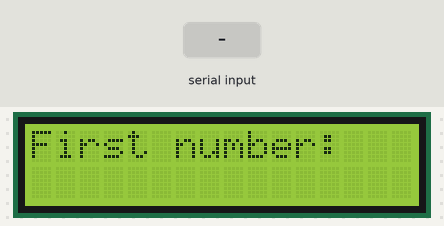
Bench run of a sketch on a simulated Arduino Uno, built with avr-gcc and run on an emulated ATmega328P. Parts: 16×2 character LCD. Inputs (shaded band) come from the test bench. What the sketch prints to the serial monitor is not drawn.

Above: at 1.2 s.
1.3 s: "+" received over Serial
At 2.6 s:
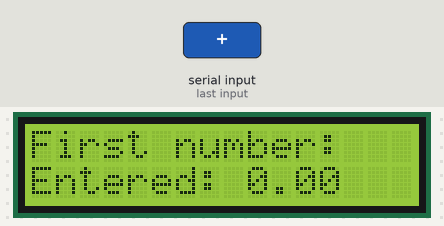
4.3 s: "-" received over Serial
At 6.0 s:
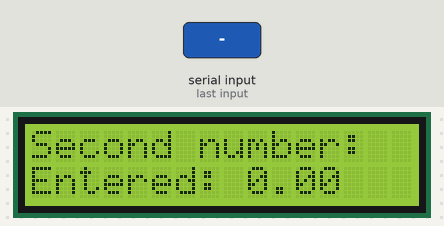
7.3 s: "*" received over Serial
At 9.5 s:
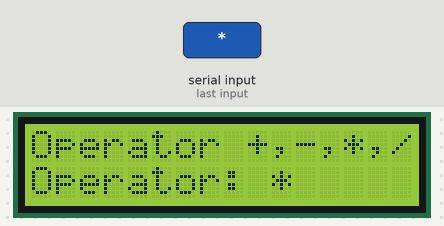
13.3 s: "/" received over Serial
At 16.22 s:
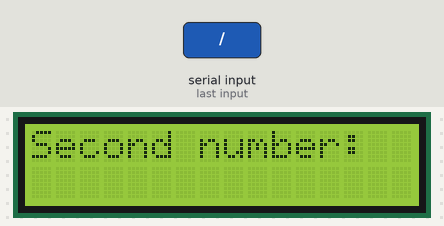
16.3 s: "0\n" received over Serial
At 18.7 s:
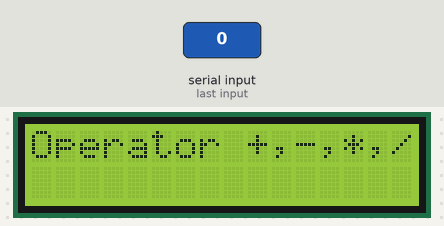
19.3 s: "90/45\n" received over Serial
At 21.3 s:
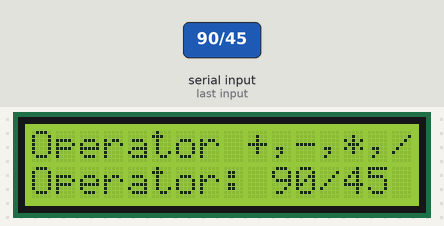
Timing chart, 0 to 22.8 s (numbered marks = the images above; inputs shaded):
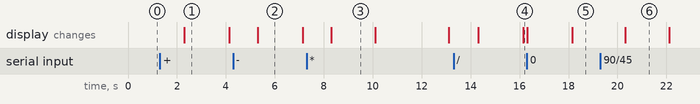

Measured:
- after the input at 1.3 s, the display: changes after 1.0 s (image 1)
- after the input at 4.3 s, the display: changes after 1.0 s (image 2)
- after the input at 7.3 s, the display: changes after 1.0 s (image 3)
- after the input at 13.3 s, the display: first changes after 1.0 s (image 4 shows a later state)
- after the input at 16.3 s, the display: first changes at once (image 5 shows a later state)
- after the input at 19.3 s, the display: changes after 1.0 s (image 6)
- what the display in image 1 shows lasts 1.8 s, from 2.3 s to 4.1 s

The sketch:

lcdCalcuator.ino
```cpp
#include <LiquidCrystal.h>

int rs = 7;
int en = 8;
int d4 = 9;
int d5 = 10;
int d6 = 11;
int d7 = 12;
float firstNum;
float secondNum;
float answer;
int dt = 1800;
bool error;
bool wrong;
String op;
LiquidCrystal lcd(rs, en, d4, d5, d6, d7);

void setup() {
  // put your setupanswerode here, to run once:
  Serial.begin(9600);
  lcd.begin(16, 2);
}

void loop() {
  // put your main code here, to run repeatedly:
  error = false;
  wrong = false;
  Serial.println("Please enter your first number: ");
  lcd.setCursor(0, 0);
  lcd.print("First number: ");

  while(Serial.available() == 0) {

  }

  firstNum = Serial.parseFloat();

  Serial.print("You entered: ");
  Serial.println(firstNum);

  lcd.setCursor(0, 1);
  lcd.print("Entered: ");
  lcd.print(firstNum);
  delay(dt);
  lcd.clear();

  while(Serial.available() > 0) {
    Serial.read();
    lcd.clear();
  }

  Serial.println("Please enter your second number: ");
  lcd.setCursor(0, 0);
  lcd.print("Second number: ");

  while(Serial.available() == 0) {

  }

  secondNum = Serial.parseFloat();

  Serial.print("You entered: ");
  Serial.println(secondNum);

  lcd.setCursor(0, 1);
  lcd.print("Entered: ");
  lcd.print(secondNum);
  delay(dt);
  lcd.clear();

  while(Serial.available() > 0) {
    Serial.read();
    lcd.clear();
  }

  Serial.println("Please enter your operator (+,-,*,/)");
  lcd.setCursor(0, 0);
  lcd.print("Operator +,-,*,/ ");

  while(Serial.available() == 0) {

  }

  op = Serial.readString();
  op.trim();

  lcd.setCursor(0, 1);
  lcd.print("Operator: ");
  lcd.print(op);
  Serial.print("Operator: ");
  Serial.println(op);
  delay(dt);

  if(op == "+") {
    answer = firstNum + secondNum;
  } else if(op == "-") {
    answer = firstNum - secondNum;
  } else if(op == "*") {
    answer = firstNum * secondNum;
  } else if(op == "/") {
    if(secondNum == 0) {
      error = true;
    } else {
     answer = firstNum / secondNum;
    }
  } else {
    wrong = true;
  }

  if(error) {
    lcd.clear();
    Serial.println("Error: Cannot divide by zero");
    lcd.setCursor(0, 0);
    lcd.print("Error: ");
    lcd.setCursor(0, 1);
    lcd.print("Divide by 0");
    delay(3000);
  } else if(wrong) {
    lcd.clear();
    Serial.println("Error, please try again");
    lcd.setCursor(0, 0);
    lcd.print("Error");
    delay(dt);
  } else {
    Serial.print("The total is: ");
    Serial.println(answer);

    lcd.clear();
    lcd.setCursor(0, 0);
    lcd.print("Total: ");
    lcd.setCursor(0, 1);
    lcd.print(firstNum);
    lcd.print(op);
    lcd.print(secondNum);
    lcd.print(" = ");
    lcd.print(answer);
    delay(3000);
  }

  while(Serial.available() > 0) {
    Serial.read();
    lcd.clear();
  }

  lcd.clear();

  }
```
